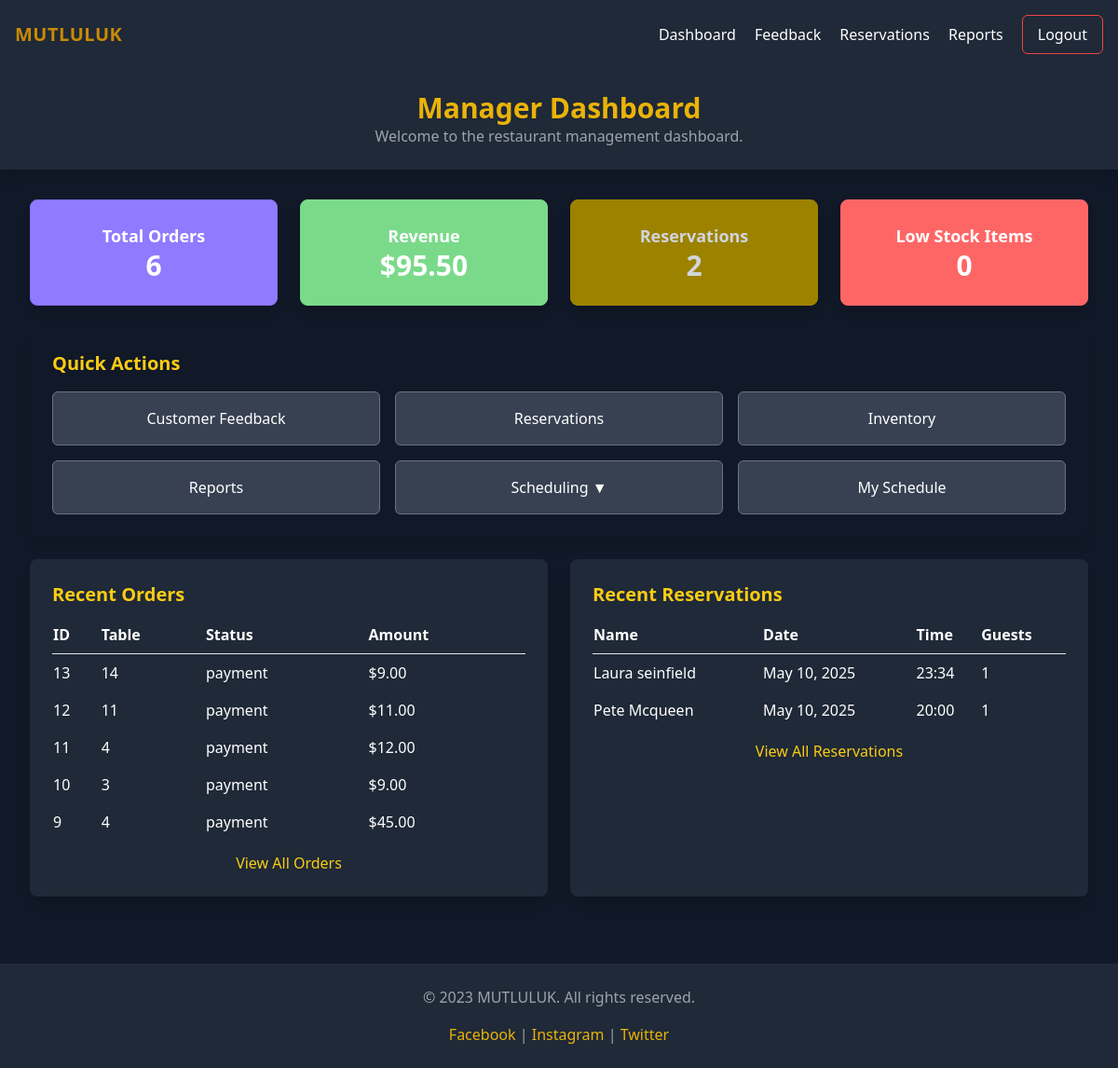
The page /staff-scheduling/manager-dashboard/ (signed in) on the database as committed earlier.
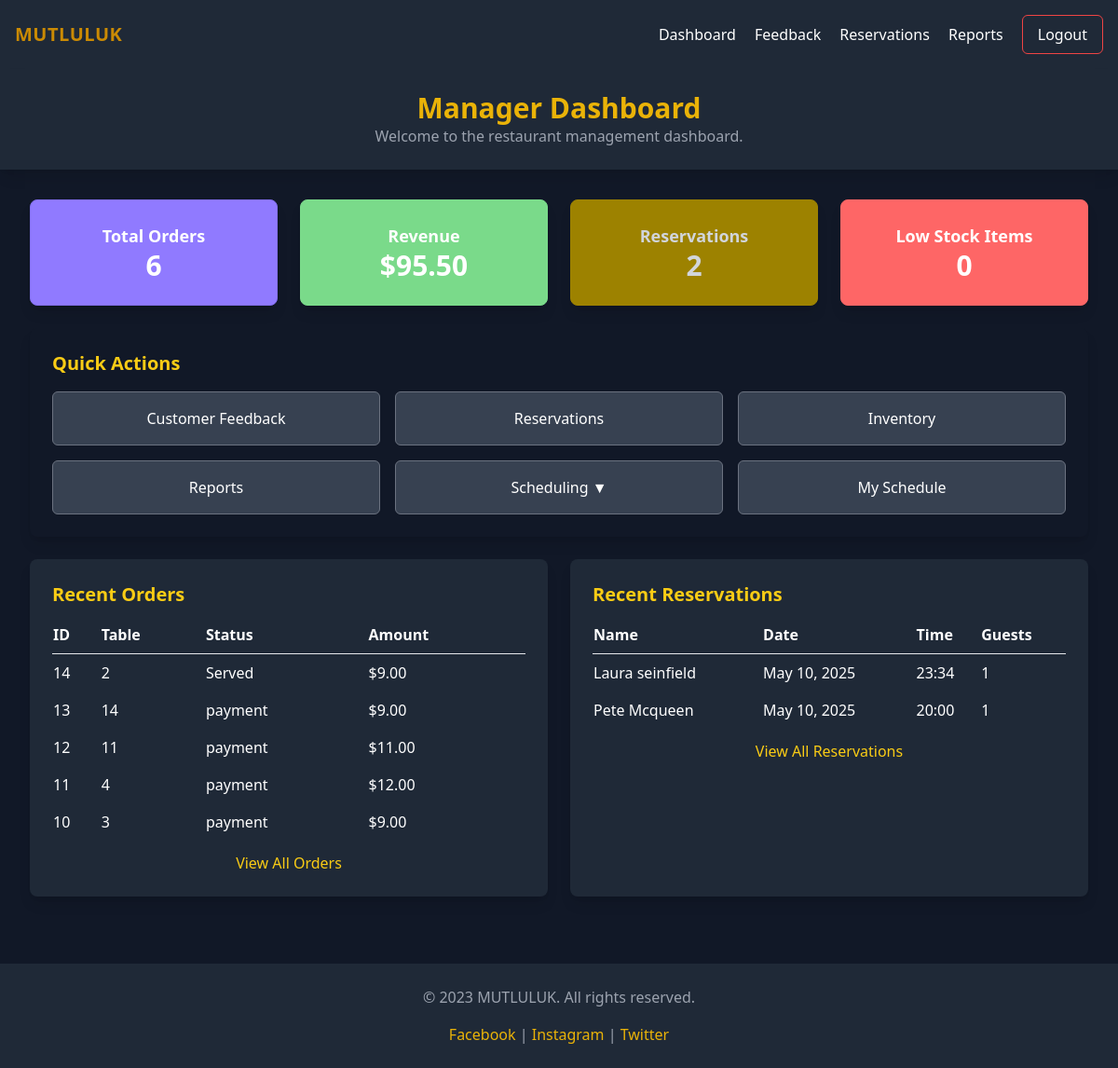
The same page on the database as committed later.
### order_management/models.py (models this page shows, shortened)
class Order(models.Model):
    STATUS_CHOICES = [
        ('pending', 'Pending'),
        ('preparing', 'Preparing'),
        ('ready', 'Ready'),
        ('served', 'Served'),
        ('completed', 'Completed'),
    ]
    PAYMENT_STATUS_CHOICES = [
        ('unpaid', 'Unpaid'),
        ('paid', 'Paid'),
    ]
    table_number = models.IntegerField()
    waiter = models.ForeignKey(User, on_delete=models.SET_NULL, null=True, related_name='orders')
    status = models.CharField(max_length=20, choices=STATUS_CHOICES, default='pending')
    payment_status = models.CharField(max_length=20, choices=PAYMENT_STATUS_CHOICES, default='unpaid')
    created_at = models.DateTimeField(auto_now_add=True)
    def total_amount(self):
        return sum(item.menu_item.price * item.quantity for item in self.items.all())
    class Meta:
        ordering = ['-created_at']

class OrderItem(models.Model):
    order = models.ForeignKey(Order, on_delete=models.CASCADE, related_name='items')
    menu_item = models.ForeignKey(MenuItem, on_delete=models.CASCADE)
    quantity = models.IntegerField(default=1)
    notes = models.TextField(blank=True, null=True)

### core/models.py (models this page shows, shortened)
class MenuItem(models.Model):
    name = models.CharField(max_length=100)
    description = models.TextField()
    price = models.DecimalField(max_digits=6, decimal_places=2)
    category = models.CharField(max_length=50)
    image = models.ImageField(upload_to='menu_images/', blank=True, null=True)
    ingredients = models.TextField(blank=True, null=True)
    available = models.BooleanField(default=True)

### reservation/models.py (models this page shows, shortened)
class Reservation(models.Model):
    first_name = models.CharField(max_length=100)
    surname = models.CharField(max_length=100)
    email = models.EmailField()
    special_requirements = models.TextField(blank=True, null=True)
    guest_count = models.PositiveIntegerField()
    booking_date = models.DateField()
    booking_time = models.TimeField()
    created_at = models.DateTimeField(auto_now_add=True)

### staff_scheduling/views.py (the view)
# urls.py: path('manager-dashboard/', views.manager_dashboard, name='manager_dashboard'),
@login_required
@user_passes_test(is_manager)  # Restrict access to managers
def manager_dashboard(request):
    today = date.today()
    recent_orders = Order.objects.order_by('-created_at')[:5]
    reservation_count = Reservation.objects.count()
    recent_reservations = Reservation.objects.order_by('-created_at')[:5]
    shifts = Schedule.objects.all()
    response = render(request, 'staff_scheduling/manager_dashboard.html', {
        'shifts': shifts,
        'reservation_count': reservation_count,
        'recent_reservations': recent_reservations,
        'recent_orders': recent_orders,
    })
    response['Cache-Control'] = 'no-store, no-cache, must-revalidate, proxy-revalidate'
    response['Pragma'] = 'no-cache'
    response['Expires'] = '0'
    return response

### staff_scheduling/views.py (called while the page is built)
def is_manager(user):
    return user.is_authenticated and hasattr(user, 'userprofile') and user.userprofile.role == "Manager"

### staff_scheduling/templates/staff_scheduling/manager_dashboard.html (shortened to what the changed rows need)
<!DOCTYPE html>
<html lang="en">
<head>
    <script src="https://cdn.tailwindcss.com"></script>
</head>
<body class="bg-gray-900 text-white font-sans">
    <header class="bg-gray-800 shadow-lg p-6 text-center">
        <h1 class="text-yellow-500 text-3xl font-bold">Manager Dashboard</h1>
    </header>
    <main class="p-8">
        <div class="bg-gray-900 p-6 rounded-lg shadow-lg">
            <h2 class="text-xl font-semibold text-yellow-400">Quick Actions</h2>
        </div>
        <div class="grid grid-cols-2 gap-6 mt-6">
            <div class="bg-gray-800 p-6 rounded-lg shadow-lg">
                <h2 class="text-xl font-semibold text-yellow-400">Recent Orders</h2>
                <table class="w-full text-left mt-4">
                    <thead>
                        <tr>
                            <th class="border-b pb-2">ID</th>
                            <th class="border-b pb-2">Table</th>
                            <th class="border-b pb-2">Status</th>
                            <th class="border-b pb-2">Amount</th>
                        </tr>
                    </thead>
                    <tbody>
                        {% if recent_orders %}
                        {% for order in recent_orders %}
                        <tr>
                            <td class="py-2">{{ order.id }}</td>
                            <td class="py-2">{{ order.table_number }}</td>
                            <td class="py-2">{{ order.get_status_display }}</td>
                            <td class="py-2">${{ order.total_amount }}</td>
                        </tr>
                        {% endfor %}
                        {% else %}
                        <tr>
                            <td colspan="4" class="text-center text-gray-400 p-3">No recent orders</td>
                        </tr>
                        {% endif %}
                    </tbody>
                </table>
            </div>
            <div class="bg-gray-800 p-6 rounded-lg shadow-lg">
                <h2 class="text-xl font-semibold text-yellow-400">Recent Reservations</h2>
                <table class="w-full text-left mt-4">
                    <thead>
                        <tr>
                            <th class="border-b pb-2">Name</th>
                            <th class="border-b pb-2">Date</th>
                            <th class="border-b pb-2">Time</th>
                            <th class="border-b pb-2">Guests</th>
                        </tr>
                    </thead>
                    <tbody>
                        {% if recent_reservations %}
                        {% for r in recent_reservations %}
                        <tr>
                            <td class="py-2">{{ r.first_name }} {{ r.surname }}</td>
                            <td class="py-2">{{ r.booking_date }}</td>
                            <td class="py-2">{{ r.booking_time|time:"H:i" }}</td>
                            <td class="py-2">{{ r.guest_count }}</td>
                        </tr>
                        {% endfor %}
                        {% else %}
                        <tr>
                            <td colspan="4" class="text-center text-gray-400 p-3">No recent reservations</td>
                        </tr>
                        {% endif %}
                    </tbody>
                </table>
            </div>
        </div>
    </main>
</body>
</html>

Rows that differ between the two databases and show on the page:
no longer on this page (row unchanged): Order: id "9", table_number "4", status "payment", total_amount "45.00"
added Order: id "14", table_number "2", status "Served", total_amount "9.00"
